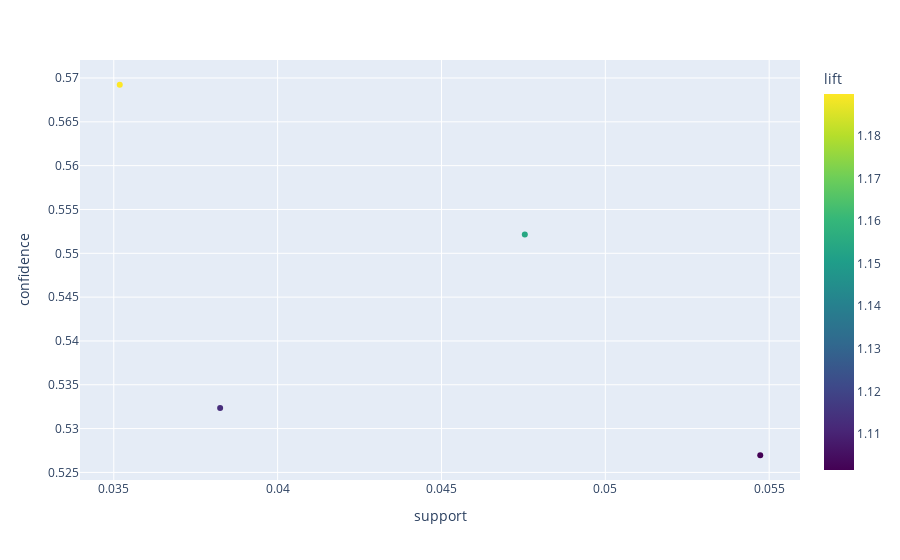

Source (notebook cell):
### Code cell
# Using the plotly express scatterplot to once again explore the rule

fig = px.scatter(Coffee_pop, x='support', y='confidence', color='lift',
                hover_data=['antecedents', 'consequents'], color_continuous_scale='viridis')

fig.show()

### Figure 1 — Plotly figure (JSON) as saved in the notebook; plotly's stock layout.template omitted (floating-point values rounded to 4 significant figures)
{"data": [{"customdata": [["Medialuna", "Coffee"], ["Pastry", "Coffee"], ["Sandwich", "Coffee"], ["Cake", "Coffee"]], "hovertemplate": "support=%{x}<br>confidence=%{y}<br>antecedents=%{customdata[0]}<br>consequents=%{customdata[1]}<br>lift=%{marker.color}<extra></extra>", "legendgroup": "", "marker": {"color": [1.19, 1.154, 1.113, 1.102], "coloraxis": "coloraxis", "symbol": "circle"}, "mode": "markers", "name": "", "orientation": "v", "showlegend": false, "type": "scatter", "x": [0.03518, 0.04754, 0.03825, 0.05473], "xaxis": "x", "y": [0.5692, 0.5521, 0.5324, 0.527], "yaxis": "y"}], "layout": {"coloraxis": {"colorbar": {"title": {"text": "lift"}}, "colorscale": [[0, "#440154"], [0.1111, "#482878"], [0.2222, "#3e4989"], [0.3333, "#31688e"], [0.4444, "#26828e"], [0.5556, "#1f9e89"], [0.6667, "#35b779"], [0.7778, "#6ece58"], [0.8889, "#b5de2b"], [1, "#fde725"]]}, "legend": {"tracegroupgap": 0}, "margin": {"t": 60}, "xaxis": {"anchor": "y", "domain": [0, 1], "title": {"text": "support"}}, "yaxis": {"anchor": "x", "domain": [0, 1], "title": {"text": "confidence"}}}}
